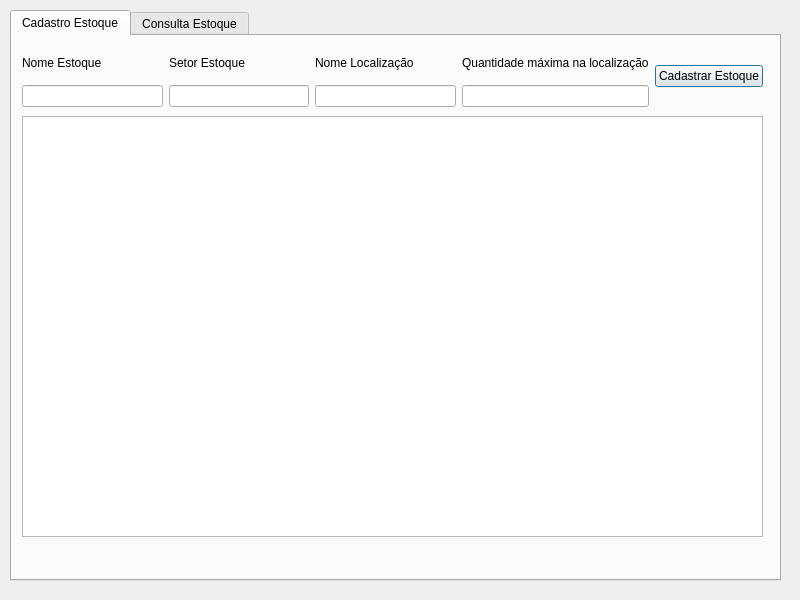
<?xml version="1.0" encoding="UTF-8"?>
<ui version="4.0">
 <class>cadastro_estoque</class>
 <widget class="QDialog" name="cadastro_estoque">
  <property name="geometry">
   <rect>
    <x>0</x>
    <y>0</y>
    <width>800</width>
    <height>600</height>
   </rect>
  </property>
  <property name="windowTitle">
   <string>Dialog</string>
  </property>
  <widget class="QTabWidget" name="tabWidget">
   <property name="geometry">
    <rect>
     <x>10</x>
     <y>10</y>
     <width>771</width>
     <height>571</height>
    </rect>
   </property>
   <property name="currentIndex">
    <number>0</number>
   </property>
   <widget class="QWidget" name="tab_3">
    <attribute name="title">
     <string>Cadastro Estoque</string>
    </attribute>
    <widget class="QTableWidget" name="tableWidget_cad_estoque">
     <property name="geometry">
      <rect>
       <x>10</x>
       <y>80</y>
       <width>741</width>
       <height>421</height>
      </rect>
     </property>
    </widget>
    <widget class="QWidget" name="layoutWidget_2">
     <property name="geometry">
      <rect>
       <x>10</x>
       <y>10</y>
       <width>741</width>
       <height>61</height>
      </rect>
     </property>
     <layout class="QHBoxLayout" name="horizontalLayout_2">
      <item>
       <layout class="QVBoxLayout" name="verticalLayout_5">
        <item>
         <widget class="QLabel" name="label_5">
          <property name="text">
           <string>Nome Estoque</string>
          </property>
         </widget>
        </item>
        <item>
         <widget class="QLineEdit" name="txt_cad_nome_estoque"/>
        </item>
       </layout>
      </item>
      <item>
       <layout class="QVBoxLayout" name="verticalLayout_6">
        <item>
         <widget class="QLabel" name="label_6">
          <property name="text">
           <string>Setor Estoque</string>
          </property>
         </widget>
        </item>
        <item>
         <widget class="QLineEdit" name="txt_cad_setor_estoque"/>
        </item>
       </layout>
      </item>
      <item>
       <layout class="QVBoxLayout" name="verticalLayout_7">
        <item>
         <widget class="QLabel" name="label_7">
          <property name="text">
           <string>Nome Localização</string>
          </property>
         </widget>
        </item>
        <item>
         <widget class="QLineEdit" name="txt_cad_nome_localizacao"/>
        </item>
       </layout>
      </item>
      <item>
       <layout class="QVBoxLayout" name="verticalLayout_8">
        <item>
         <widget class="QLabel" name="label_8">
          <property name="text">
           <string>Quantidade máxima na localização</string>
          </property>
         </widget>
        </item>
        <item>
         <widget class="QLineEdit" name="txt_cad_quant_max_loc"/>
        </item>
       </layout>
      </item>
      <item>
       <widget class="QPushButton" name="btn_cad_estoque">
        <property name="text">
         <string>Cadastrar Estoque</string>
        </property>
       </widget>
      </item>
     </layout>
    </widget>
   </widget>
   <widget class="QWidget" name="tab_4">
    <attribute name="title">
     <string>Consulta Estoque</string>
    </attribute>
   </widget>
  </widget>
 </widget>
 <resources/>
 <connections/>
</ui>
